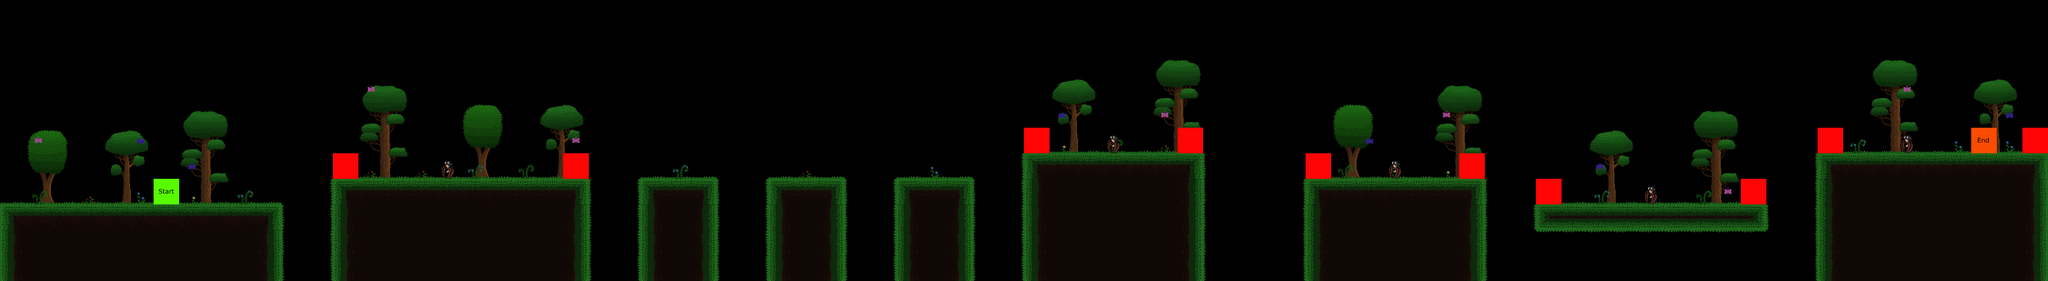

The image is a tile-based game level rendered from a .tmx file. Its description and source (layers, tilesets, objects; grid data summarised) follow:
An orthogonal 80x11 tile map with 64x64 px tiles, 8 tile layers (bg_trees, terrain, grass, flowers, ...), 7 tilesets.

<map version="1.10" tiledversion="1.10.2" orientation="orthogonal" renderorder="right-down" width="80" height="11" tilewidth="64" tileheight="64" infinite="0" nextlayerid="9" nextobjectid="1">
 <editorsettings>
  <export target="../0/Level 1..tmx" format="tmx" />
 </editorsettings>
 <tileset firstgid="1" source="../tilesets/forest/terrain_tiles.tsx" />
 <tileset firstgid="17" source="../tilesets/forest/grass_tiles.tsx" />
 <tileset firstgid="21" source="../tilesets/forest/flowers_tiles.tsx" />
 <tileset firstgid="26" source="../tilesets/forest/bg_trees_tiles.tsx" />
 <tileset firstgid="29" source="../tilesets/forest/butterflies_tiles.tsx" />
 <tileset firstgid="31" source="../tilesets/forest/player_tiles.tsx" />
 <tileset firstgid="33" source="../tilesets/forest/enemy_tiles.tsx" />
 <layer id="4" name="bg_trees" width="80" height="11">
  <data>[880 cells, 14 non-empty, 3 distinct tile ids]</data>
 </layer>
 <layer id="1" name="terrain" width="80" height="11">
  <data>[880 cells, 226 non-empty, 9 distinct tile ids]</data>
 </layer>
 <layer id="2" name="grass" width="80" height="11">
  <data>[880 cells, 131 non-empty, 4 distinct tile ids]</data>
 </layer>
 <layer id="3" name="flowers" width="80" height="11">
  <data>[880 cells, 27 non-empty, 5 distinct tile ids]</data>
 </layer>
 <layer id="5" name="butterflies" width="80" height="11">
  <data>[880 cells, 13 non-empty, 2 distinct tile ids]</data>
 </layer>
 <layer id="7" name="enemy" width="80" height="11">
  <data>[880 cells, 5 non-empty, 1 distinct tile ids]</data>
 </layer>
 <layer id="8" name="constraints" width="80" height="11">
  <data>[880 cells, 10 non-empty, 1 distinct tile ids]</data>
 </layer>
 <layer id="6" name="player" width="80" height="11">
  <data>[880 cells, 2 non-empty, 2 distinct tile ids]</data>
 </layer>
</map>
